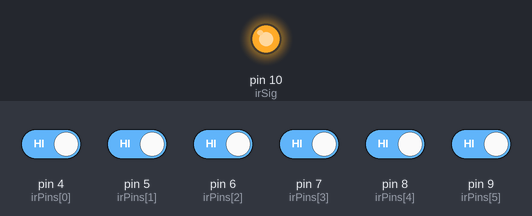
This sketch was run on a simulated Arduino Uno, built with avr-gcc and run on an emulated ATmega328P. Parts: output pins drawn as LEDs (lit = HIGH). Inputs (shaded band) come from the test bench; at power-on: pin 4 (irPins[0]), pin 5 (irPins[1]), pin 6 (irPins[2]), pin 7 (irPins[3]), pin 8 (irPins[4]), pin 9 (irPins[5]) HIGH. What the sketch prints to the serial monitor is not drawn.

Above: at 0.1 s.
Timing chart, 0 to 1.6 s (numbered marks = the images above):
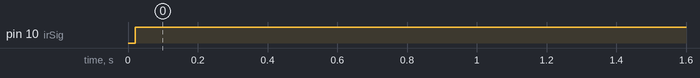

The sketch:

Arduino_for_sumowar.ino
```cpp
//Arduino UNO code to send signal to esp32 if any IR senses danger  zone

//defining pins and variables
#define NUM_SENSORS 6
 float count;
 int irSig = 10 ;
 int irPins[NUM_SENSORS] = {4,5,6,7,8,9};

 // Store sensor states
 int irState[NUM_SENSORS];

void setup() {
   pinMode(irSig, OUTPUT);
   Serial.begin(115200);
  count=0;
  // Initialize sensor pins
   for (int i = 0; i < NUM_SENSORS; i++) {
    pinMode(irPins[i], INPUT);
  }

  Serial.println("SumoBot IR Sensor System Initialized!");
}

void loop() {

  bool dangerDetected = false;

 //state of IR recorded
  for (int i = 0; i < NUM_SENSORS; i++) {
    irState[i] = digitalRead(irPins[i]);

    if (irState[i] == HIGH) {
      dangerDetected = true;
      Serial.print("⚠  Black zone detected by sensor ");
      Serial.println(i + 1);
    }
  }
//sends signal to esp32 if any IR detects danger zone
  if (dangerDetected) {
    Serial.println("🚫Danger Zone Detected!Penalty!");
    digitalWrite(irSig,HIGH);
  }
  else {
    Serial.println("✅ All Clear (Safe Zone)");
    digitalWrite(irSig,LOW);
  }

  delay(500);
}
```

Measured:
- by itself, pin 10 (irSig): LOW → HIGH at 0.02 s
